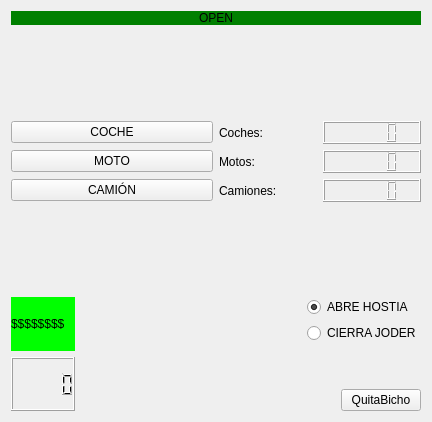
<?xml version="1.0" encoding="UTF-8"?>
<ui version="4.0">
 <class>MyForm</class>
 <widget class="QWidget" name="MyForm">
  <property name="geometry">
   <rect>
    <x>0</x>
    <y>0</y>
    <width>432</width>
    <height>422</height>
   </rect>
  </property>
  <property name="windowTitle">
   <string>Form</string>
  </property>
  <layout class="QGridLayout" name="gridLayout">
   <item row="0" column="0">
    <layout class="QVBoxLayout" name="verticalLayout_5">
     <item>
      <widget class="MyQLabel" name="label">
       <property name="styleSheet">
        <string notr="true">background-color: green;</string>
       </property>
       <property name="text">
        <string>OPEN</string>
       </property>
       <property name="alignment">
        <set>Qt::AlignCenter</set>
       </property>
      </widget>
     </item>
     <item>
      <spacer name="verticalSpacer_3">
       <property name="orientation">
        <enum>Qt::Vertical</enum>
       </property>
       <property name="sizeHint" stdset="0">
        <size>
         <width>20</width>
         <height>40</height>
        </size>
       </property>
      </spacer>
     </item>
     <item>
      <layout class="QVBoxLayout" name="verticalLayout_4">
       <item>
        <layout class="QHBoxLayout" name="horizontalLayout_7">
         <item>
          <widget class="QPushButton" name="pushButton_2">
           <property name="text">
            <string>COCHE</string>
           </property>
          </widget>
         </item>
         <item>
          <layout class="QHBoxLayout" name="horizontalLayout_4">
           <item>
            <widget class="QLabel" name="label_3">
             <property name="text">
              <string>Coches:</string>
             </property>
            </widget>
           </item>
           <item>
            <widget class="MyQLCDNumber" name="lcdNumber_2"/>
           </item>
          </layout>
         </item>
        </layout>
       </item>
       <item>
        <layout class="QHBoxLayout" name="horizontalLayout_8">
         <item>
          <widget class="QPushButton" name="pushButton_3">
           <property name="text">
            <string>MOTO</string>
           </property>
          </widget>
         </item>
         <item>
          <layout class="QHBoxLayout" name="horizontalLayout_5">
           <item>
            <widget class="QLabel" name="label_4">
             <property name="text">
              <string>Motos:</string>
             </property>
            </widget>
           </item>
           <item>
            <widget class="MyQLCDNumber" name="lcdNumber_3"/>
           </item>
          </layout>
         </item>
        </layout>
       </item>
       <item>
        <layout class="QHBoxLayout" name="horizontalLayout_9">
         <item>
          <widget class="QPushButton" name="pushButton_4">
           <property name="text">
            <string>CAMIÓN</string>
           </property>
          </widget>
         </item>
         <item>
          <layout class="QHBoxLayout" name="horizontalLayout_6">
           <item>
            <widget class="QLabel" name="label_5">
             <property name="text">
              <string>Camiones:</string>
             </property>
            </widget>
           </item>
           <item>
            <widget class="MyQLCDNumber" name="lcdNumber_4"/>
           </item>
          </layout>
         </item>
        </layout>
       </item>
      </layout>
     </item>
     <item>
      <spacer name="verticalSpacer">
       <property name="orientation">
        <enum>Qt::Vertical</enum>
       </property>
       <property name="sizeHint" stdset="0">
        <size>
         <width>20</width>
         <height>40</height>
        </size>
       </property>
      </spacer>
     </item>
     <item>
      <layout class="QHBoxLayout" name="horizontalLayout">
       <item>
        <layout class="QVBoxLayout" name="verticalLayout_3">
         <item>
          <widget class="QLabel" name="label_9">
           <property name="styleSheet">
            <string notr="true">background-color: rgb(0, 255, 0);</string>
           </property>
           <property name="text">
            <string>$$$$$$$$</string>
           </property>
          </widget>
         </item>
         <item>
          <widget class="MyQLCDNumber" name="lcdNumber"/>
         </item>
        </layout>
       </item>
       <item>
        <spacer name="horizontalSpacer_3">
         <property name="orientation">
          <enum>Qt::Horizontal</enum>
         </property>
         <property name="sizeHint" stdset="0">
          <size>
           <width>40</width>
           <height>20</height>
          </size>
         </property>
        </spacer>
       </item>
       <item>
        <layout class="QVBoxLayout" name="verticalLayout_2">
         <item>
          <layout class="QHBoxLayout" name="horizontalLayout_3">
           <item>
            <spacer name="horizontalSpacer_2">
             <property name="orientation">
              <enum>Qt::Horizontal</enum>
             </property>
             <property name="sizeHint" stdset="0">
              <size>
               <width>40</width>
               <height>20</height>
              </size>
             </property>
            </spacer>
           </item>
           <item>
            <layout class="QVBoxLayout" name="verticalLayout">
             <item>
              <widget class="QRadioButton" name="radioButton">
               <property name="text">
                <string>ABRE HOSTIA</string>
               </property>
               <property name="checked">
                <bool>true</bool>
               </property>
              </widget>
             </item>
             <item>
              <widget class="QRadioButton" name="radioButton_2">
               <property name="text">
                <string>CIERRA JODER</string>
               </property>
              </widget>
             </item>
            </layout>
           </item>
          </layout>
         </item>
         <item>
          <spacer name="verticalSpacer_2">
           <property name="orientation">
            <enum>Qt::Vertical</enum>
           </property>
           <property name="sizeHint" stdset="0">
            <size>
             <width>20</width>
             <height>40</height>
            </size>
           </property>
          </spacer>
         </item>
         <item>
          <layout class="QHBoxLayout" name="horizontalLayout_2">
           <item>
            <spacer name="horizontalSpacer">
             <property name="orientation">
              <enum>Qt::Horizontal</enum>
             </property>
             <property name="sizeHint" stdset="0">
              <size>
               <width>40</width>
               <height>20</height>
              </size>
             </property>
            </spacer>
           </item>
           <item>
            <widget class="QPushButton" name="pushButton">
             <property name="text">
              <string>QuitaBicho</string>
             </property>
            </widget>
           </item>
          </layout>
         </item>
        </layout>
       </item>
      </layout>
     </item>
    </layout>
   </item>
  </layout>
 </widget>
 <customwidgets>
  <customwidget>
   <class>MyQLabel</class>
   <extends>QLabel</extends>
   <header>MyQLabel.h</header>
   <slots>
    <slot>PUTOROJO()</slot>
    <slot>abre()</slot>
    <slot>cierra()</slot>
   </slots>
  </customwidget>
  <customwidget>
   <class>MyQLCDNumber</class>
   <extends>QLCDNumber</extends>
   <header>MyQLCDNumber.h</header>
   <slots>
    <slot>suma1()</slot>
    <slot>suma4()</slot>
    <slot>abre()</slot>
    <slot>cierra()</slot>
   </slots>
  </customwidget>
 </customwidgets>
 <resources/>
 <connections>
  <connection>
   <sender>pushButton</sender>
   <signal>pressed()</signal>
   <receiver>MyForm</receiver>
   <slot>close()</slot>
   <hints>
    <hint type="sourcelabel">
     <x>378</x>
     <y>385</y>
    </hint>
    <hint type="destinationlabel">
     <x>431</x>
     <y>332</y>
    </hint>
   </hints>
  </connection>
  <connection>
   <sender>radioButton</sender>
   <signal>pressed()</signal>
   <receiver>label</receiver>
   <slot>abre()</slot>
   <hints>
    <hint type="sourcelabel">
     <x>339</x>
     <y>284</y>
    </hint>
    <hint type="destinationlabel">
     <x>46</x>
     <y>21</y>
    </hint>
   </hints>
  </connection>
  <connection>
   <sender>radioButton_2</sender>
   <signal>clicked()</signal>
   <receiver>label</receiver>
   <slot>cierra()</slot>
   <hints>
    <hint type="sourcelabel">
     <x>315</x>
     <y>314</y>
    </hint>
    <hint type="destinationlabel">
     <x>27</x>
     <y>17</y>
    </hint>
   </hints>
  </connection>
  <connection>
   <sender>pushButton_2</sender>
   <signal>pressed()</signal>
   <receiver>lcdNumber_2</receiver>
   <slot>suma1()</slot>
   <hints>
    <hint type="sourcelabel">
     <x>90</x>
     <y>49</y>
    </hint>
    <hint type="destinationlabel">
     <x>352</x>
     <y>46</y>
    </hint>
   </hints>
  </connection>
  <connection>
   <sender>pushButton_3</sender>
   <signal>pressed()</signal>
   <receiver>lcdNumber_3</receiver>
   <slot>suma1()</slot>
   <hints>
    <hint type="sourcelabel">
     <x>85</x>
     <y>90</y>
    </hint>
    <hint type="destinationlabel">
     <x>355</x>
     <y>92</y>
    </hint>
   </hints>
  </connection>
  <connection>
   <sender>pushButton_4</sender>
   <signal>pressed()</signal>
   <receiver>lcdNumber_4</receiver>
   <slot>suma1()</slot>
   <hints>
    <hint type="sourcelabel">
     <x>90</x>
     <y>130</y>
    </hint>
    <hint type="destinationlabel">
     <x>384</x>
     <y>126</y>
    </hint>
   </hints>
  </connection>
  <connection>
   <sender>pushButton_2</sender>
   <signal>pressed()</signal>
   <receiver>lcdNumber</receiver>
   <slot>suma1()</slot>
   <hints>
    <hint type="sourcelabel">
     <x>86</x>
     <y>60</y>
    </hint>
    <hint type="destinationlabel">
     <x>51</x>
     <y>355</y>
    </hint>
   </hints>
  </connection>
  <connection>
   <sender>pushButton_3</sender>
   <signal>pressed()</signal>
   <receiver>lcdNumber</receiver>
   <slot>suma1()</slot>
   <hints>
    <hint type="sourcelabel">
     <x>19</x>
     <y>88</y>
    </hint>
    <hint type="destinationlabel">
     <x>21</x>
     <y>356</y>
    </hint>
   </hints>
  </connection>
  <connection>
   <sender>pushButton_4</sender>
   <signal>pressed()</signal>
   <receiver>lcdNumber</receiver>
   <slot>suma4()</slot>
   <hints>
    <hint type="sourcelabel">
     <x>33</x>
     <y>136</y>
    </hint>
    <hint type="destinationlabel">
     <x>27</x>
     <y>361</y>
    </hint>
   </hints>
  </connection>
  <connection>
   <sender>radioButton</sender>
   <signal>clicked()</signal>
   <receiver>lcdNumber_2</receiver>
   <slot>abre()</slot>
   <hints>
    <hint type="sourcelabel">
     <x>391</x>
     <y>277</y>
    </hint>
    <hint type="destinationlabel">
     <x>396</x>
     <y>51</y>
    </hint>
   </hints>
  </connection>
  <connection>
   <sender>radioButton</sender>
   <signal>clicked()</signal>
   <receiver>lcdNumber_3</receiver>
   <slot>abre()</slot>
   <hints>
    <hint type="sourcelabel">
     <x>375</x>
     <y>285</y>
    </hint>
    <hint type="destinationlabel">
     <x>387</x>
     <y>97</y>
    </hint>
   </hints>
  </connection>
  <connection>
   <sender>radioButton</sender>
   <signal>clicked()</signal>
   <receiver>lcdNumber_4</receiver>
   <slot>abre()</slot>
   <hints>
    <hint type="sourcelabel">
     <x>372</x>
     <y>277</y>
    </hint>
    <hint type="destinationlabel">
     <x>376</x>
     <y>136</y>
    </hint>
   </hints>
  </connection>
  <connection>
   <sender>radioButton</sender>
   <signal>clicked()</signal>
   <receiver>lcdNumber</receiver>
   <slot>abre()</slot>
   <hints>
    <hint type="sourcelabel">
     <x>408</x>
     <y>284</y>
    </hint>
    <hint type="destinationlabel">
     <x>57</x>
     <y>382</y>
    </hint>
   </hints>
  </connection>
  <connection>
   <sender>radioButton_2</sender>
   <signal>clicked()</signal>
   <receiver>lcdNumber_2</receiver>
   <slot>cierra()</slot>
   <hints>
    <hint type="sourcelabel">
     <x>417</x>
     <y>311</y>
    </hint>
    <hint type="destinationlabel">
     <x>410</x>
     <y>58</y>
    </hint>
   </hints>
  </connection>
  <connection>
   <sender>radioButton_2</sender>
   <signal>clicked()</signal>
   <receiver>lcdNumber_3</receiver>
   <slot>cierra()</slot>
   <hints>
    <hint type="sourcelabel">
     <x>364</x>
     <y>302</y>
    </hint>
    <hint type="destinationlabel">
     <x>360</x>
     <y>99</y>
    </hint>
   </hints>
  </connection>
  <connection>
   <sender>radioButton_2</sender>
   <signal>clicked()</signal>
   <receiver>lcdNumber_4</receiver>
   <slot>cierra()</slot>
   <hints>
    <hint type="sourcelabel">
     <x>336</x>
     <y>302</y>
    </hint>
    <hint type="destinationlabel">
     <x>357</x>
     <y>143</y>
    </hint>
   </hints>
  </connection>
  <connection>
   <sender>radioButton_2</sender>
   <signal>clicked()</signal>
   <receiver>lcdNumber</receiver>
   <slot>cierra()</slot>
   <hints>
    <hint type="sourcelabel">
     <x>315</x>
     <y>304</y>
    </hint>
    <hint type="destinationlabel">
     <x>57</x>
     <y>390</y>
    </hint>
   </hints>
  </connection>
 </connections>
</ui>
